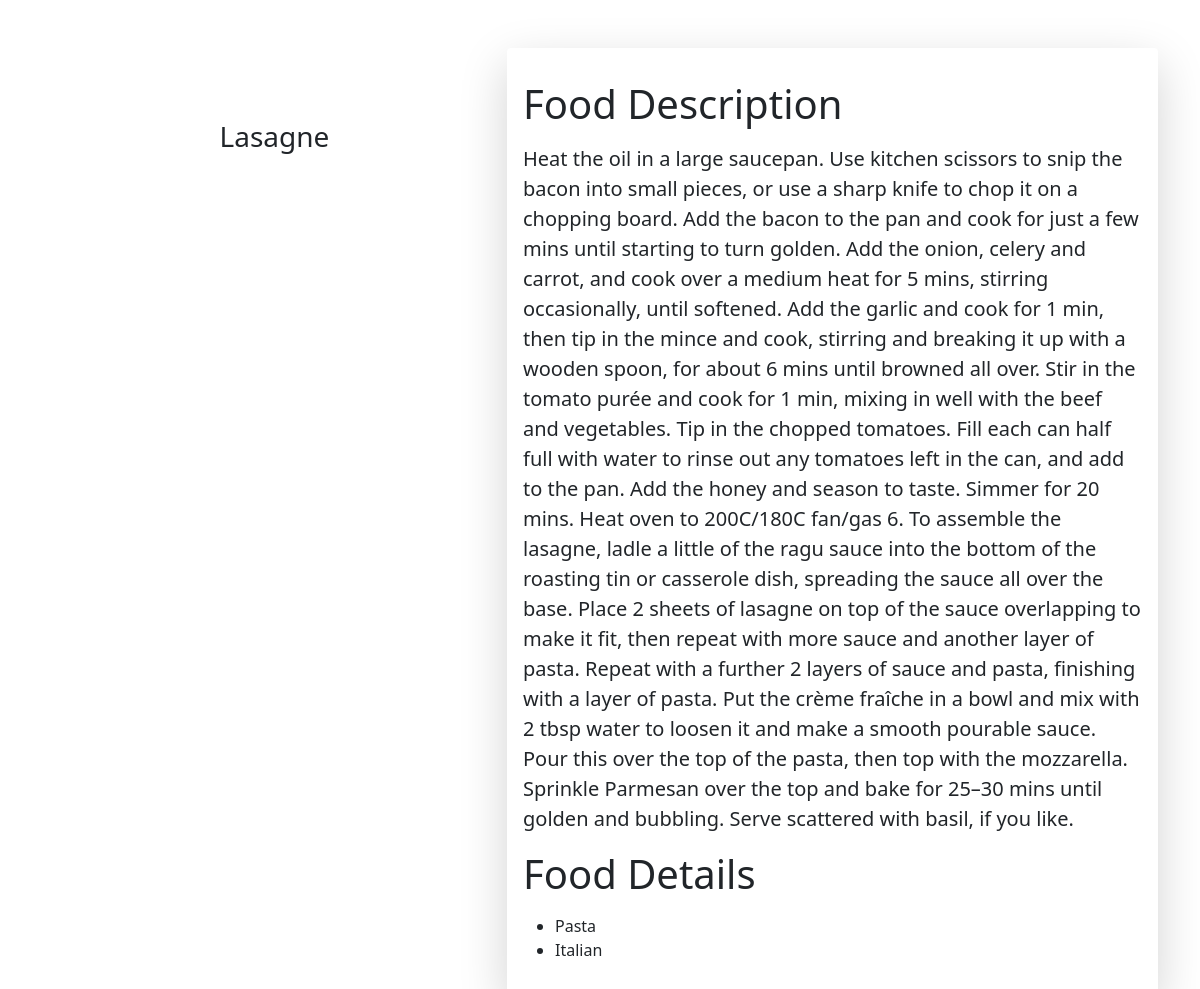
/info/1, run on the app's committed database.
### jsonapp/models.py (models this page shows)
class Meals(models.Model):
    name=models.CharField(max_length=20)
    category=models.CharField(max_length=200)
    area=models.CharField(max_length=200)
    instructions=models.TextField(max_length=20000)
    images=models.URLField(max_length=200000)
    slug=models.SlugField(default='Ashutosh')

### jsonapp/views.py (the view)
# urls.py: path('info/<int:id>',views.meal_detail,name='meal_detail'),
def meal_detail(request,id):
    single_meal=Meals.objects.get(id=id)
    context={
        'single_meal':single_meal,
    }
    return render(request,'meal_detail.html',context)

### templates/meal_detail.html (shortened to what this page needs)
{% extends 'base.html' %}
{% block content %}
<div class = "container">
    <br><br>
    <div class="row">
        <div class="col-md-5">
          <br>
          <br><br>
          <h3 class="card-title text-center ">{{ single_meal.name }}</h3>
        </div>
        <div class="col-md-7 shadow-lg p-3 mb-5 bg-white rounded">
          <h1 class="my-3">Food Description</h1>
          <p class = "lead">{{ single_meal.instructions }}</p>
          <h1 class="my-3">Food Details</h1>
          <ul>
            <li>{{ single_meal.category }}</li>
            <li>{{ single_meal.area }}</li>
          </ul>
        </div>
    </div>
</div>
{% endblock %}

### templates/base.html (shortened to what this page needs)
<!doctype html>
<html lang="en">
  <head>
    <link href="https://cdn.jsdelivr.net/npm/bootstrap@5.0.2/dist/css/bootstrap.min.css" rel="stylesheet">
  </head>
  <body class="container">
    {% block content %}
    {% endblock  %}
  </body>
</html>

### data on the page
Meals: name "Lasagne", instructions "Heat the oil in a large saucepan. Use kitchen scissors to snip the bacon into small pieces, or use a sharp knife to chop it on a chopping board. Add the bacon to the pan and cook for just a few mins until starting to turn golden. Add the onion, celery and carrot, and cook over a medium heat for 5 mins, stirring occasionally, until softened. Add the garlic and cook for 1 min, then tip in the mince and cook, stirring and breaking it up with a wooden spoon, for about 6 mins until browned all over. Stir in the tomato purée and cook for 1 min, mixing in well with the beef and vegetables. Tip in the chopped tomatoes. Fill each can half full with water to rinse out any tomatoes left in the can,…", category "Pasta", area "Italian"
